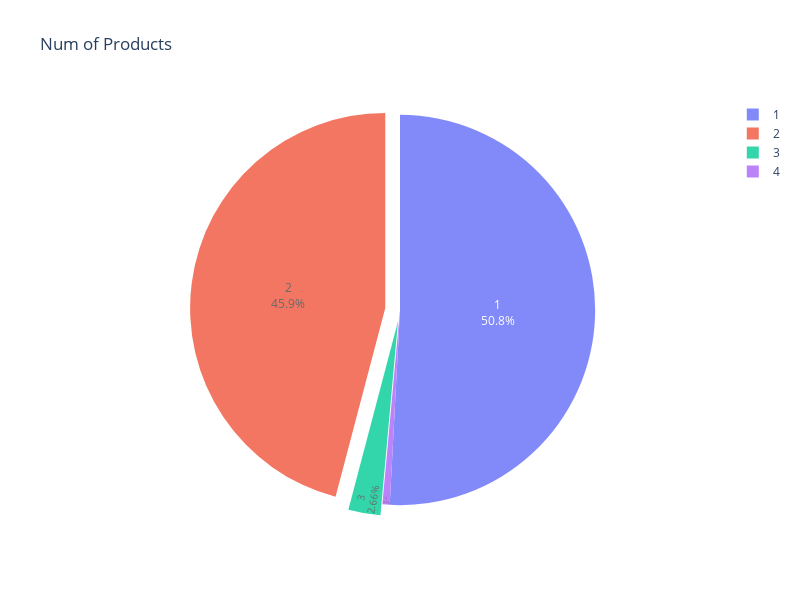

Write notebook code for a chart like this one.
### Code cell
InternetService_name = df['NumOfProducts'].value_counts().index.to_list()
InternetService_values = df['NumOfProducts'].value_counts().values.tolist()
# pie_chart(labels=InternetService_name, sizes=InternetService_values, title="Payment Methods")
pie_chart_plotly(labels=InternetService_name, sizes=InternetService_values, title="Num of Products")

### Figure 1 — Plotly figure (JSON) as saved in the notebook; plotly's stock layout.template omitted (floating-point values rounded to 4 significant figures)
{"data": [{"domain": {"x": [0, 1], "y": [0, 1]}, "hole": 0, "hovertemplate": "labels=%{label}<br>sizes=%{value}<extra></extra>", "labels": [1, 2, 3, 4], "legendgroup": "", "name": "", "opacity": 0.8, "pull": [0, 0.07614, 0.05705, 0], "showlegend": true, "textinfo": "percent+label", "textposition": "inside", "type": "pie", "values": [5084, 4590, 266, 60]}], "layout": {"height": 600, "legend": {"tracegroupgap": 0}, "title": {"text": "Num of Products"}, "width": 800}}
